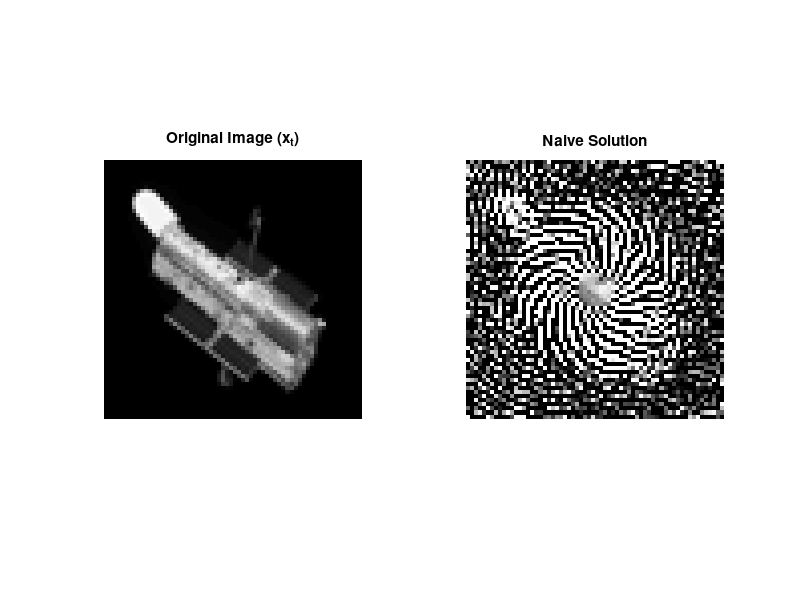

The MATLAB script that drew this image:
%%Header
figure;
hold on;
format long;
load("deblur.mat");

%%Set up
dimen = 64;

%%Computation
xNaive = A \ bn;

%%Results
subplot(1,2,1);
imshow(reshape(xtrue, [dimen, dimen]));
title({'Original Image (x_t)'});
subplot(1,2,2);
imshow(reshape(xNaive, [dimen, dimen]));
title({'Naive Solution'});
